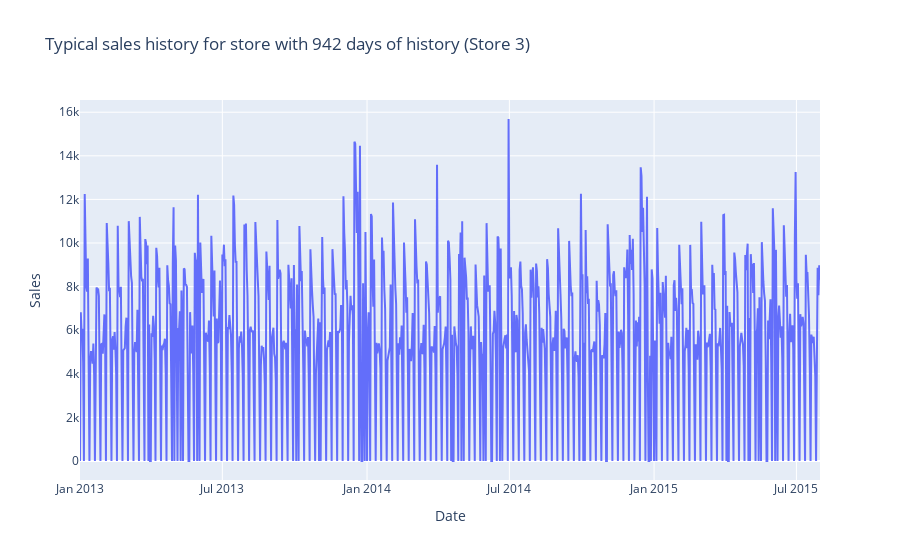

The cell this chart's notebook holds for it:
### Code cell
px.line(
    high_count_stores.where(F.col("Store") == 3)
    .select(F.col("Date"), F.col("Sales").cast("int"))
    .orderBy(F.col("Date"))
    .toPandas(),
    x="Date",
    y="Sales",
    title="Typical sales history for store with 942 days of history (Store 3)",
)

### Figure 1 — Plotly figure (JSON) as saved in the notebook; plotly's stock layout.template omitted (floating-point values rounded to 4 significant figures; data arrays with more than 128 entries replaced by an {"elided": "..."} marker saying what was removed)
{"data": [{"hovertemplate": "Date=%{x}<br>Sales=%{y}<extra></extra>", "legendgroup": "", "line": {"color": "#636efa", "dash": "solid"}, "marker": {"symbol": "circle"}, "mode": "lines", "name": "", "orientation": "v", "showlegend": false, "type": "scatter", "x": {"elided": "942 str values"}, "xaxis": "x", "y": {"elided": "942 int values"}, "yaxis": "y"}], "layout": {"legend": {"tracegroupgap": 0}, "title": {"text": "Typical sales history for store with 942 days of history (Store 3)"}, "xaxis": {"anchor": "y", "domain": [0, 1], "title": {"text": "Date"}}, "yaxis": {"anchor": "x", "domain": [0, 1], "title": {"text": "Sales"}}}}
